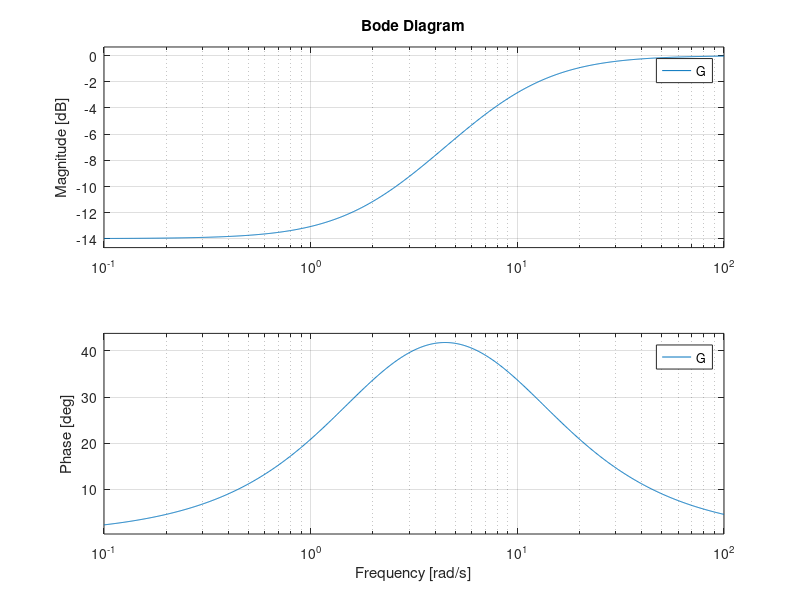
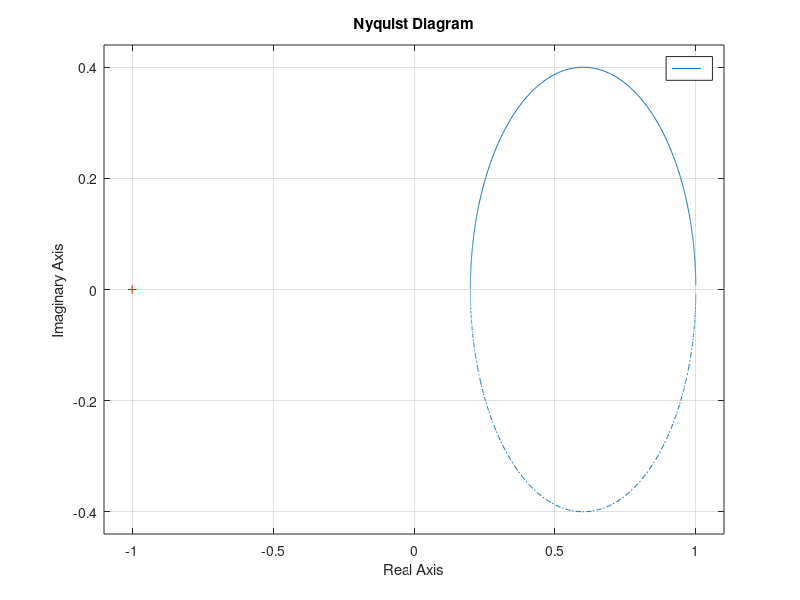
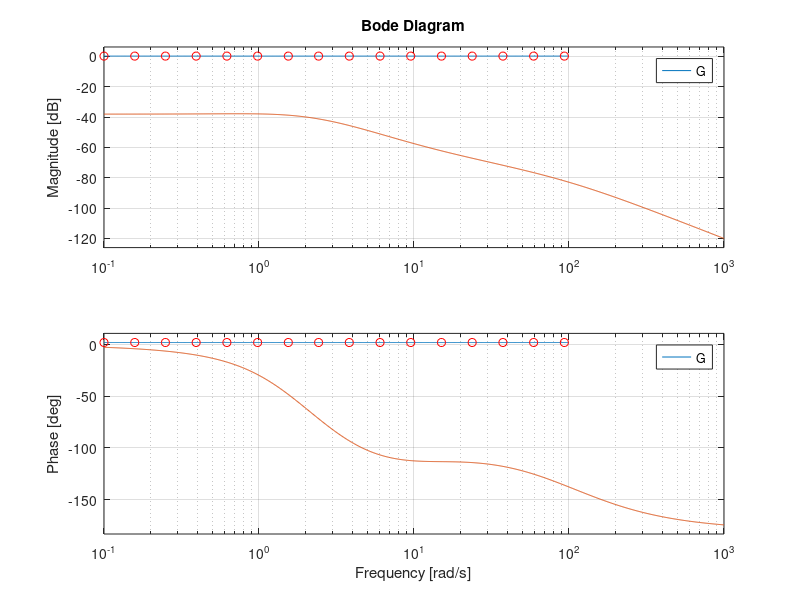
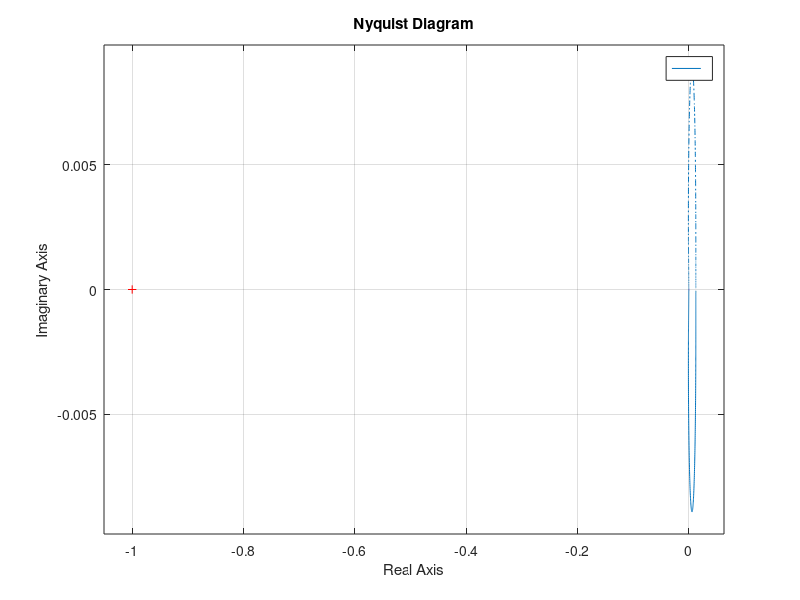

MATLAB code for these plots, in order:
close all; clear; clc;

s = tf('s');

%% a
k = 1;
G = (s+2)/(s+10);
bode(G)
figure()
nyquist(G*k)

[Mag,Phase,w] = bode(G);
mag = zeros(1,length(Mag));
phase = zeros(1,length(Mag));
mag(1,:) = Mag(1,1,:);
phase(1,:) = Phase(1,1,:);

len = length(mag);
mult = floor(len/15);
idx = 1:mult:len;

magP = mag(idx);
phaseP = phase(idx);

disp(magP)
disp(phaseP)

figure()
subplot(2,1,1)
semilogx(w,mag)
hold on
semilogx(w(idx),magP,'ro')
subplot(2,1,2)
semilogx(w,phase)
hold on
semilogx(w(idx),phaseP,'ro')

%% b
k = 1;
G = ((s+10)*(s+1))/((s+100)*(s+2)^3);
bode(G)
figure()
nyquist(G*k)

[Mag,Phase,w] = bode(G);
mag = zeros(1,length(Mag));
phase = zeros(1,length(Mag));
mag(1,:) = Mag(1,1,:);
phase(1,:) = Phase(1,1,:);

len = length(mag);
mult = floor(len/15);
idx = 1:mult:len;

magP = mag(idx);
phaseP = phase(idx);

disp(magP)
disp(phaseP)

figure()
subplot(2,1,1)
semilogx(w,mag)
hold on
semilogx(w(idx),magP,'ro')
subplot(2,1,2)
semilogx(w,phase)
hold on
semilogx(w(idx),phaseP,'ro')

%% c
k = 10000000;
G = (s+1)/(s+3);
bode(G)
figure()
nyquist(G*k)

[Mag,Phase,w] = bode(G);
mag = zeros(1,length(Mag));
phase = zeros(1,length(Mag));
mag(1,:) = Mag(1,1,:);
phase(1,:) = Phase(1,1,:);

len = length(mag);
mult = floor(len/15);
idx = 1:mult:len;

magP = mag(idx);
phaseP = phase(idx);

disp(magP)
disp(phaseP)

figure()
subplot(2,1,1)
semilogx(w,mag)
hold on
semilogx(w(idx),magP,'ro')
subplot(2,1,2)
semilogx(w,phase)
hold on
semilogx(w(idx),phaseP,'ro')


